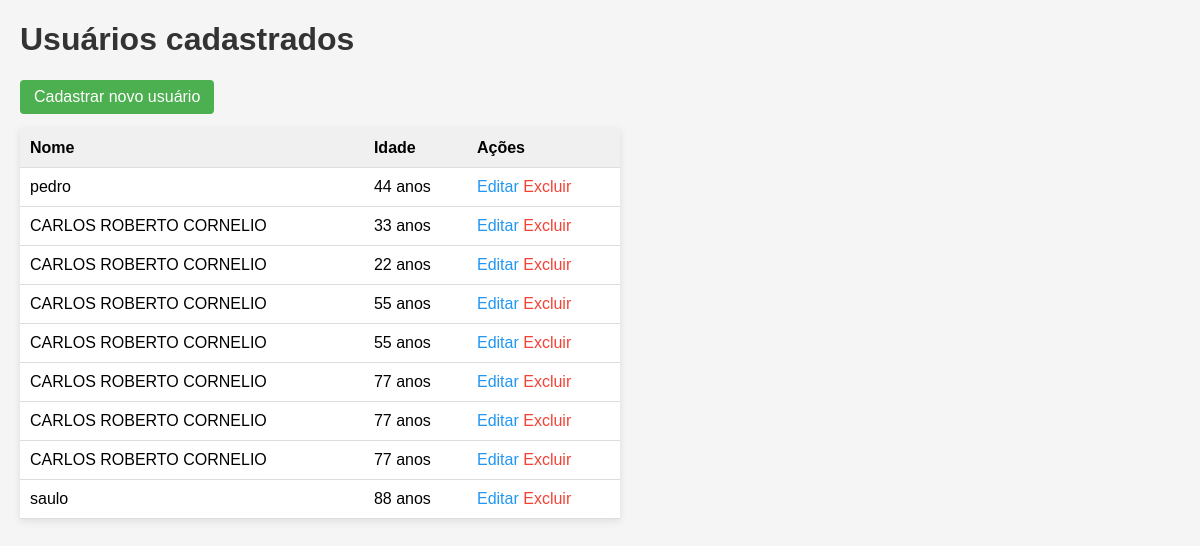
The page / on the database its author committed.
### tables this page shows
CREATE TABLE usuarios (
            id INTEGER PRIMARY KEY AUTOINCREMENT,
            nome TEXT NOT NULL,
            idade INTEGER NOT NULL
        );

### app.py (the view)
@app.route('/')
def index():
    conn = get_db_connection()
    usuarios = conn.execute('SELECT * FROM usuarios').fetchall()
    conn.close()
    return render_template('index.html', usuarios=usuarios)

### app.py (called while the page is built)
def get_db_connection():
    conn = sqlite3.connect('usuarios.db')
    conn.row_factory = sqlite3.Row
    return conn

### templates/index.html (shortened to what this page needs)
<!DOCTYPE html>
<html lang="pt-BR">
<head>
</head>
<body>
  <h1>Usuários cadastrados</h1>
  <a href="{{ url_for('create') }}" class="button">Cadastrar novo usuário</a>
  {% if usuarios %}
  <table>
    <thead>
      <tr>
        <th>Nome</th>
        <th>Idade</th>
        <th>Ações</th>
      </tr>
    </thead>
    <tbody>
      {% for u in usuarios %}
      <tr>
        <td>{{ u['nome'] }}</td>
        <td>{{ u['idade'] }} anos</td>
        <td>
          <a href="{{ url_for('edit', id=u['id']) }}" class="edit">Editar</a>
          <form action="{{ url_for('delete', id=u['id']) }}" method="post" style="display:inline;">
            <button type="submit" class="delete" onclick="return confirm('Confirma exclusão?')">Excluir</button>
          </form>
        </td>
      </tr>
      {% endfor %}
    </tbody>
  </table>
  {% else %}
    <p>Nenhum usuário cadastrado.</p>
  {% endif %}
</body>
</html>

### templates/index.html (style rules this page uses)
body { font-family: Arial, sans-serif; background: #f5f5f5; margin: 20px; }
h1 { color: #333; }
a.button { display: inline-block; padding: 8px 14px; margin-bottom: 15px; background-color: #4CAF50; color: white; text-decoration: none; border-radius: 4px; }
table { width: 100%; max-width: 600px; border-collapse: collapse; background: white; box-shadow: 0 2px 8px rgba(0,0,0,0.1); }
th, td { padding: 10px; border-bottom: 1px solid #ddd; }
th { background: #f0f0f0; text-align: left; }
a.edit { color: #2196F3; text-decoration: none; }
button.delete { background: none; border: none; color: #f44336; cursor: pointer; padding: 0; font: inherit; }

### rows shown on the page
usuarios: nome "pedro", idade "44"
usuarios: nome "CARLOS ROBERTO CORNELIO", idade "33"
usuarios: nome "CARLOS ROBERTO CORNELIO", idade "22"
usuarios: nome "CARLOS ROBERTO CORNELIO", idade "55"
usuarios: nome "CARLOS ROBERTO CORNELIO", idade "55"
usuarios: nome "CARLOS ROBERTO CORNELIO", idade "77"
usuarios: nome "CARLOS ROBERTO CORNELIO", idade "77"
usuarios: nome "CARLOS ROBERTO CORNELIO", idade "77"
usuarios: nome "saulo", idade "88"
